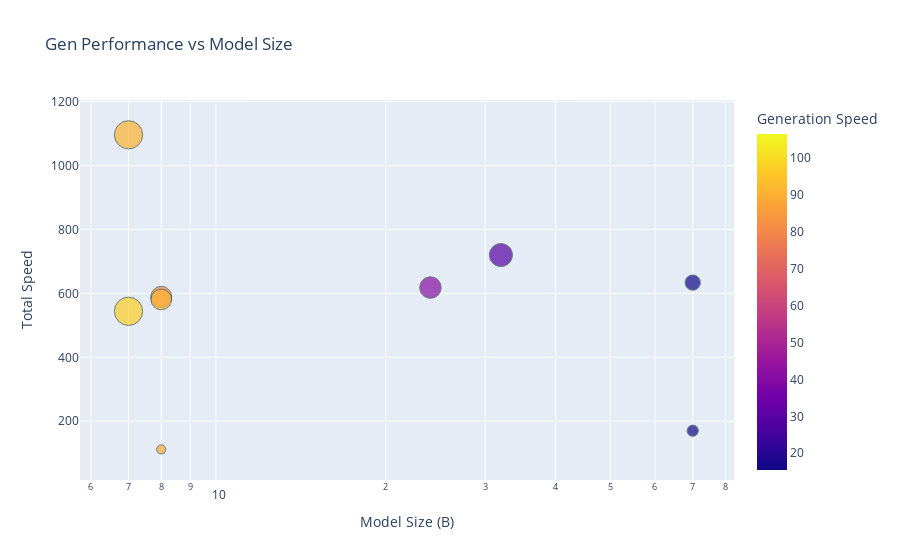

Notebook source saved alongside this figure:
### Code cell
# Extract model size from names
df_speed['Size'] = df_speed['Model'].str.extract(r'(\d+)B').astype(float)

fig3 = px.scatter(df_speed,
                 x='Size',
                 y='Total Tokens per Second',
                 size='Processing',
                 color='Generation',
                 hover_name='Model',
                 title='Gen Performance vs Model Size',
                 labels={'Size':'Model Size (B)',
                        'Total Tokens per Second':'Total Speed',
                        'Processing':'Processing Speed',
                        'Generation':'Generation Speed'},
                 log_x=True)

fig3.update_traces(marker=dict(opacity=0.7, line=dict(width=1, color='DarkSlateGrey')))
fig3.show()

### Figure 1 — Plotly figure (JSON) as saved in the notebook; plotly's stock layout.template omitted (floating-point values rounded to 4 significant figures)
{"data": [{"hovertemplate": "<b>%{hovertext}</b><br><br>Model Size (B)=%{x}<br>Total Speed=%{y}<br>Processing Speed=%{marker.size}<br>Generation Speed=%{marker.color}<extra></extra>", "hovertext": ["OLMo-2-1124-7B-Instruct-Q4_K_S.gguf", "Qwen2.5-Coder-32B-Instruct-Q4_K_S.gguf", "LLama-3.1-Nemotron-70B-Instruct-HF-IQ4_XS.gguf", "mistralai_Mistral-Small-3.2-24B-Instruct-2506-IQ4_XS.gguf", "DeepSeek-R1-0528-Qwen3-8B-Q4_K_S.gguf", "Meta-Llama-3.1-8B-Instruct-IQ4_XS.gguf", "Qwen2.5.1-Coder-7B-Instruct-Q4_K_S.gguf", "Meta-Llama-3.1-70B-Instruct-IQ4_XS.gguf", "DeepSeek-R1-0528-Qwen3-8B-UD-IQ1_S.gguf", "airoboros-mistral2.2-7b.Q4_K_S"], "legendgroup": "", "marker": {"color": [91.14, 29.06, 15.46, 40.86, 82.43, 90.7, 97.17, 15.61, 88.6, 106.6], "coloraxis": "coloraxis", "line": {"color": "DarkSlateGrey", "width": 1}, "opacity": 0.7, "size": [2000.0, 1333.0, 589.5, 1158.0, 1105.0, 1074.0, 2000.0, 315.2, 210.0, 424.7], "sizemode": "area", "sizeref": 5, "symbol": "circle"}, "mode": "markers", "name": "", "orientation": "v", "showlegend": false, "type": "scatter", "x": [7.0, 32.0, 70.0, 24.0, 8.0, 8.0, 7.0, 70.0, 8.0, NaN], "xaxis": "x", "y": [1096.0, 720.0, 633.7, 618.3, 589.1, 581.1, 544.0, 170.5, 111.9, 98.52], "yaxis": "y"}], "layout": {"coloraxis": {"colorbar": {"title": {"text": "Generation Speed"}}, "colorscale": [[0, "#0d0887"], [0.1111, "#46039f"], [0.2222, "#7201a8"], [0.3333, "#9c179e"], [0.4444, "#bd3786"], [0.5556, "#d8576b"], [0.6667, "#ed7953"], [0.7778, "#fb9f3a"], [0.8889, "#fdca26"], [1, "#f0f921"]]}, "legend": {"itemsizing": "constant", "tracegroupgap": 0}, "title": {"text": "Gen Performance vs Model Size"}, "xaxis": {"anchor": "y", "domain": [0, 1], "title": {"text": "Model Size (B)"}, "type": "log"}, "yaxis": {"anchor": "x", "domain": [0, 1], "title": {"text": "Total Speed"}}}}
